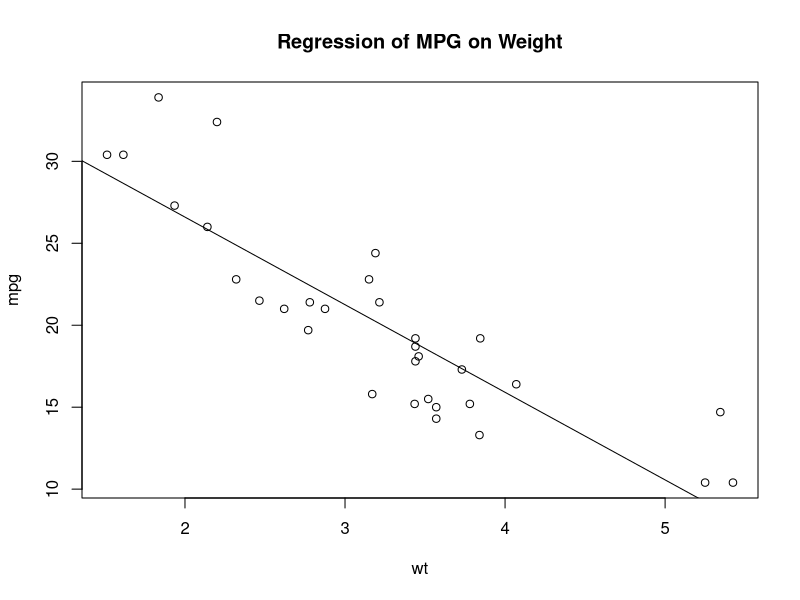
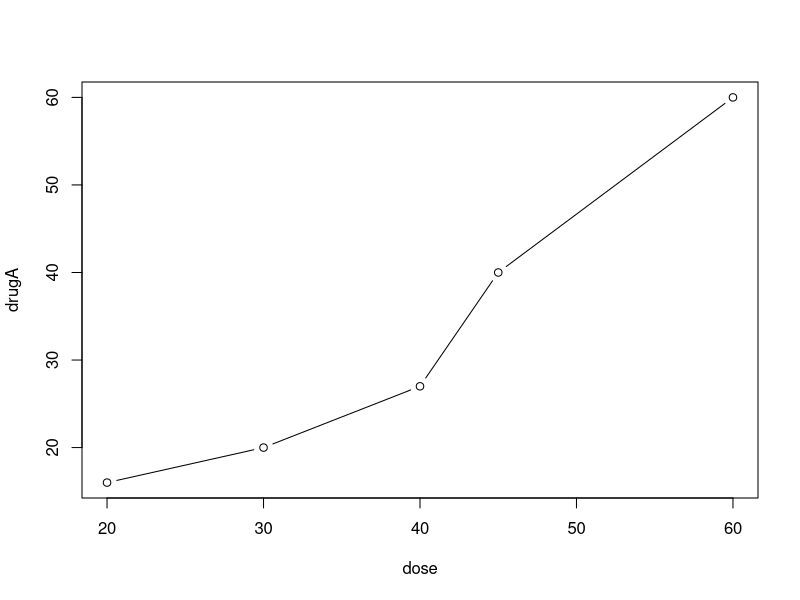
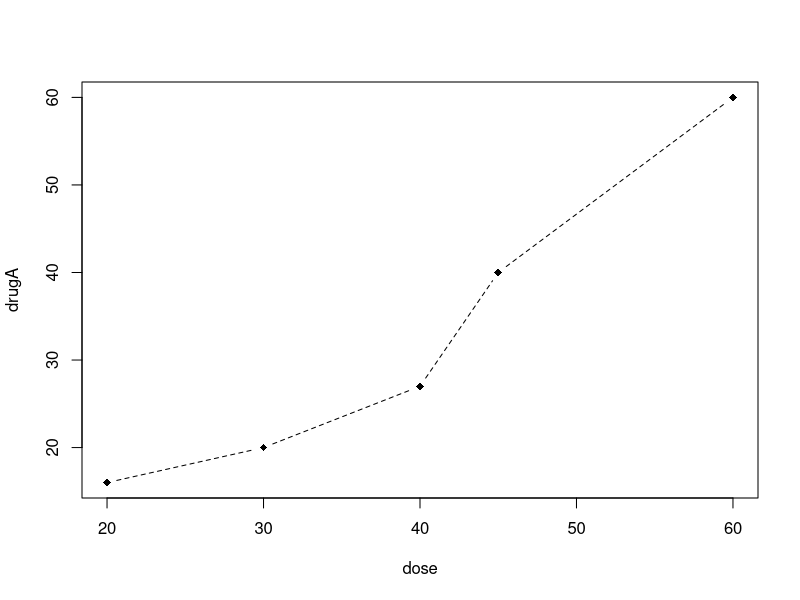
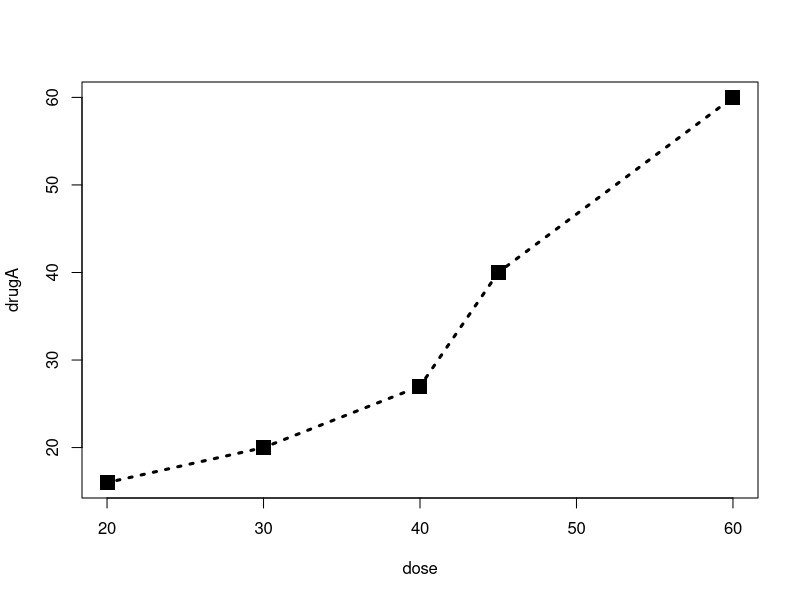
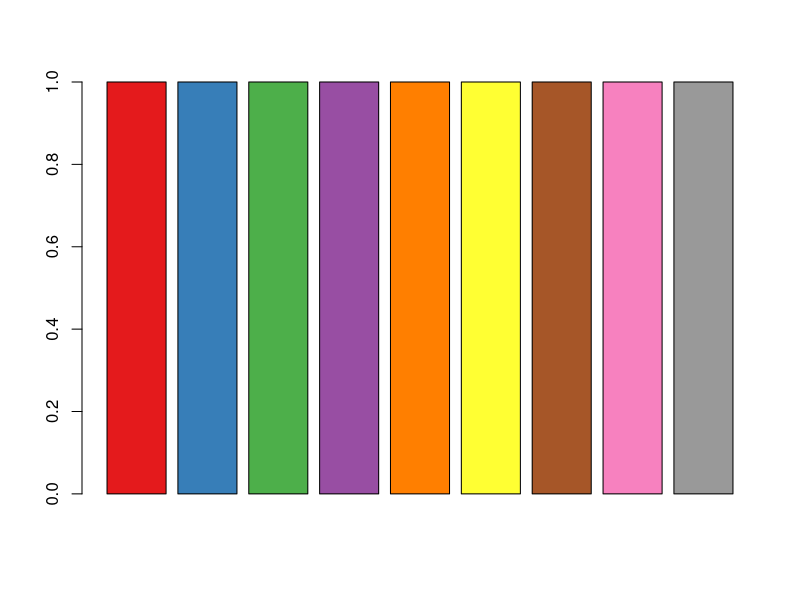
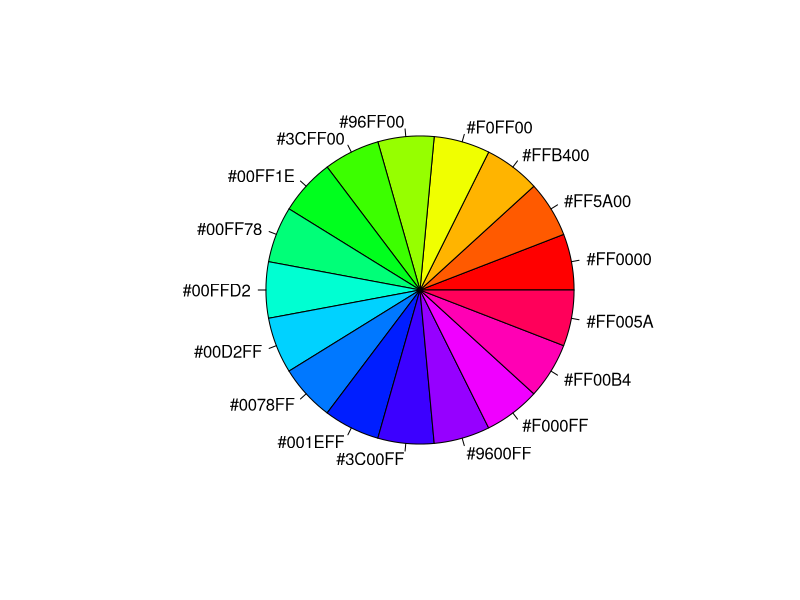
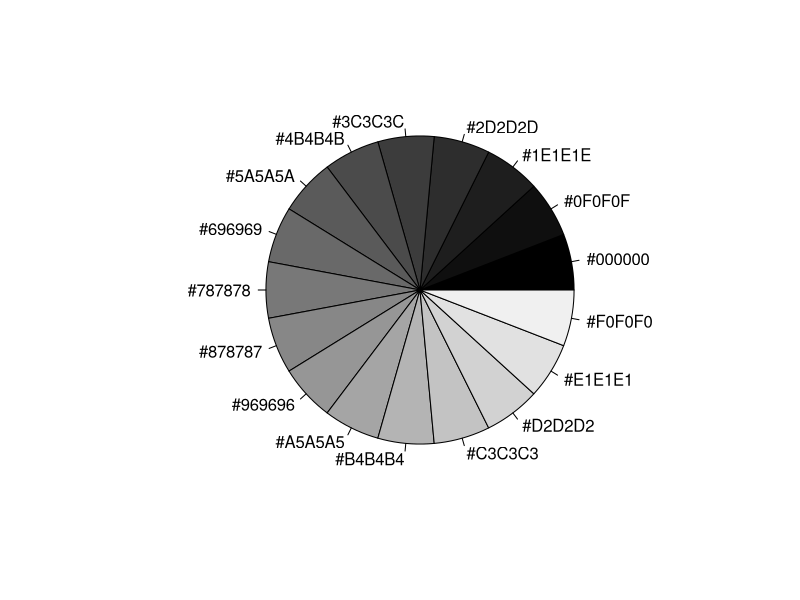
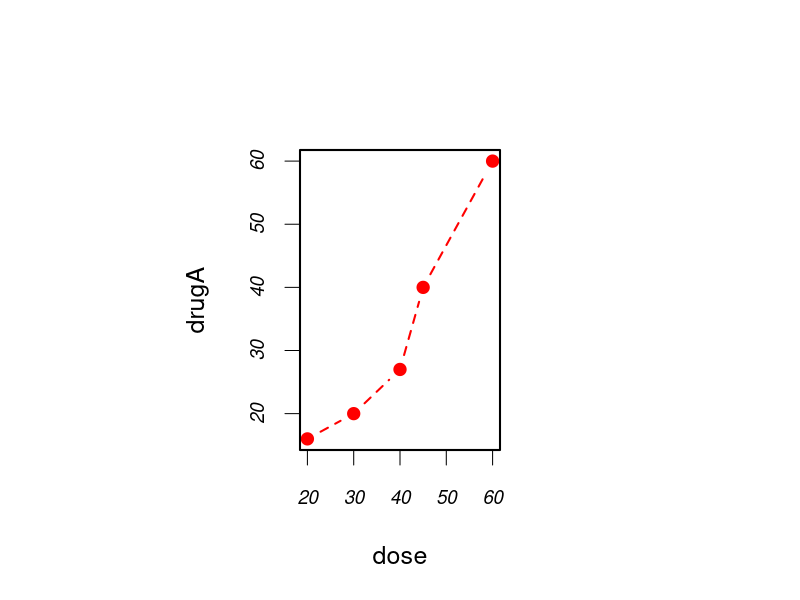

These charts were generated, in order, by the following R code:
# 3
opar <- par(no.readonly=TRUE)

attach(mtcars)
plot(wt, mpg)
abline(lm(mpg~wt))
title("Regression of MPG on Weight")
detach(mtcars)

dose  <- c(20, 30, 40, 45, 60)
drugA <- c(16, 20, 27, 40, 60)
drugB <- c(15, 18, 25, 31, 40)
plot(dose, drugA, type="b")


par(lty=2, pch=18)
plot(dose, drugA, type="b")
plot(dose, drugA, type="b", lty=3, lwd=3, pch=15, cex=2)
par(opar)

library(RColorBrewer)
n <- 9
mycolors <- brewer.pal(n, "Set1")
barplot(rep(1,n), col=mycolors)

n <- 17
mycolors <- rainbow(n)
pie(rep(1, n), labels=mycolors, col=mycolors)
mygrays <- gray(0:n/n)
pie(rep(1, n), labels=mygrays, col=mygrays)

# 3.1
dose <- c(20, 30, 40, 45, 60)
drugA <- c(16, 20, 27, 40, 60)
drugB <- c(15, 18, 25, 31, 40)

par(pin=c(2, 3))
par(lwd=2, cex=1.5)
par(cex.axis=.75, font.axis=3)

plot(dose, drugA, type="b", pch=19, lty=2, col="red")
plot(dose, drugB, type="b", pch=23, lty=6, col="blue", bg="green")
par(opar)				

plot(dose, drugA, type="b",  
     col="blue", lty=2, pch=2, lwd=3,
     main="Clinical Trials for Drug A", 
     sub="This is hypothetical data", 
     xlab="Dosage", ylab="Drug Response",
     xlim=c(0, 60), ylim=c(0, 70))

# 3.2
x <- c(1:20)
y <- x
z <- 20/x
par(mar=c(5, 4, 4, 8) + 0.1)

plot(x, y, type="b",
     pch=21, col="red",
     yaxt="n", lty=3, ann=FALSE)
lines(x, z, type="b", pch=22, col="blue", lty=2)
axis(2, at=x, labels=x, col.axis="red", las=2)
axis(4, at=z, labels=round(z, digits=2),
     col.axis="blue", las=2, cex.axis=0.7, tck=-.01)
mtext("y=1/x", side=4, line=3, cex.lab=1, las=2, col="blue")
title("An Example of Creative Axes",
      xlab="X values",
      ylab="Y=X")

par(opar)

# 3.3
dose <- c(20, 30, 40, 45, 60)
drugA <- c(16, 20, 27, 40, 60)
drugB <- c(15, 18, 25, 31, 40)

par(lwd=2, cex=1.5, font.lab=2)

plot(dose, drugA, type="b",
     pch=15, lty=1, col="red", ylim=c(0, 60),
     main="Drug A vs. Drug B",
     xlab="Drug Dosage", ylab="Drug Response")
lines(dose, drugB, type="b",
      pch=17, lty=2, col="blue")
abline(h=c(32), lwd=1.5, lty=2, col="gray")

library(Hmisc)
minor.tick(nx=3, ny=3, tick.ratio=0.5)
legend("topleft", inset=.05, title="Drug Type", c("A","B"),
       lty=c(1, 2), pch=c(15, 17), col=c("red", "blue"))

par(opar)

# text fronts

par(cex=1.5)
plot(1:7,1:7,type="n")
text(3,3,"Example of default text")
text(4,4,family="mono","Example of mono-spaced text")
text(5,5,family="serif","Example of serif text")

# combined graphs

par(opar)

attach(mtcars)
par(mfrow=c(2,2))
plot(wt,mpg, main="Scatterplot of wt vs. mpg")
plot(wt,disp, main="Scatterplot of wt vs. disp")
hist(wt, main="Histogram of wt")
boxplot(wt, main="Boxplot of wt")
par(opar)
detach(mtcars)

attach(mtcars)
par(mfrow=c(3,1))
hist(wt)
hist(mpg)
hist(disp)
par(opar)
detach(mtcars)

attach(mtcars)
layout(matrix(c(1,1,2,3), 2, 2, byrow = TRUE))
hist(wt)
hist(mpg)
hist(disp)
par(opar)
detach(mtcars)


attach(mtcars)
layout(matrix(c(1, 1, 2, 3), 2, 2, byrow = TRUE),
       widths=c(3, 1), heights=c(1, 2))
hist(wt)
hist(mpg)
hist(disp)
par(opar)
detach(mtcars)

par(opar)

# 3.4
par(fig=c(0, 0.8, 0, 0.8))

plot(mtcars$mpg, mtcars$wt,
     xlab="Miles Per Gallon",
     ylab="Car Weight")

par(fig=c(0, 0.8, 0.55, 1), new=TRUE)
boxplot(mtcars$mpg, horizontal=TRUE, axes=FALSE)

par(fig=c(0.65, 1, 0, 0.8), new=TRUE)
boxplot(mtcars$wt, axes=FALSE)

mtext("Enhanced Scatterplot", side=3, outer=TRUE, line=-3)

par(opar)
